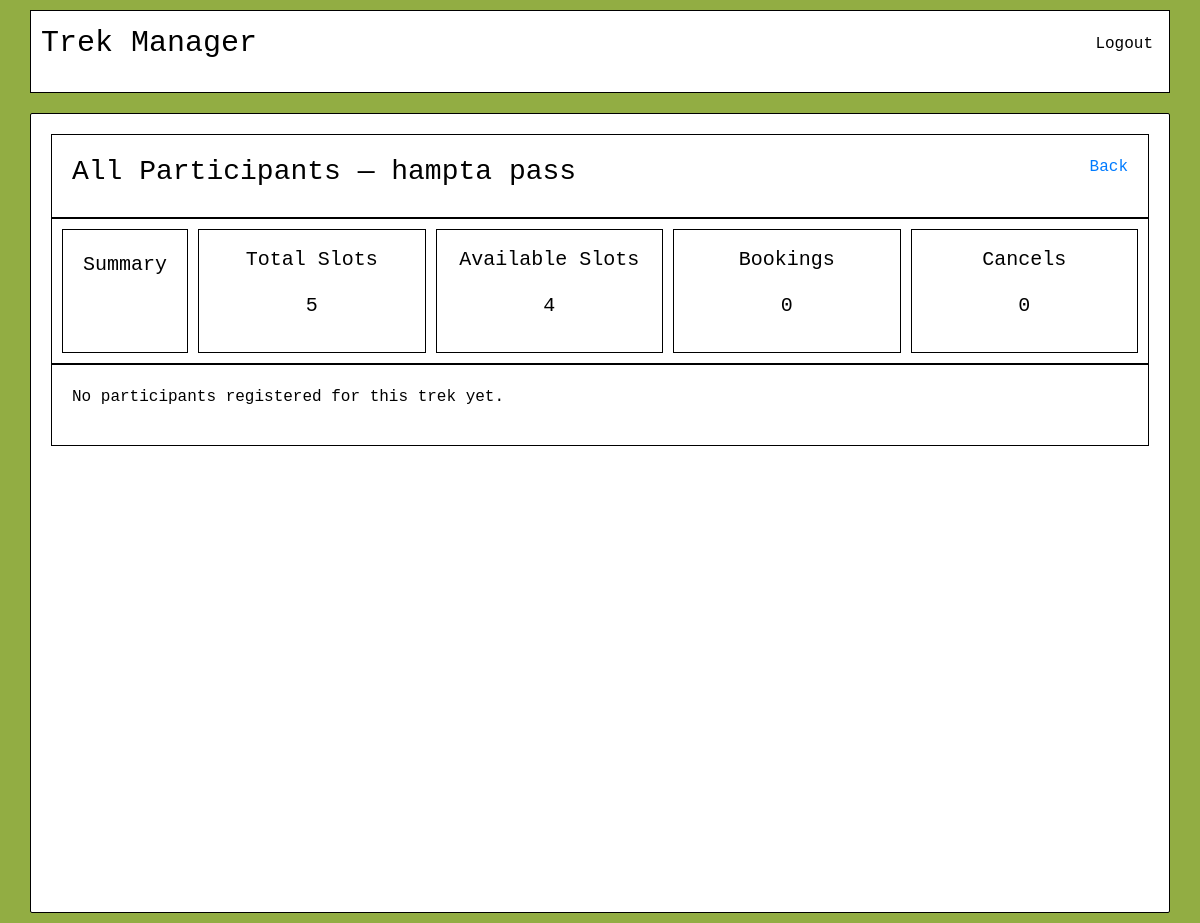
Screenshot of /staff/registered_trekkers/5 (signed in) with the database file from the repository.
### models.py (models this page shows)
class Trek(db.Model):
    __tablename__ = "treks"
    id = db.Column(db.Integer, primary_key=True)
    title = db.Column(db.String(150), nullable=False)
    location = db.Column(db.String(100), nullable=False)
    difficulty = db.Column(db.String(20), nullable=False)
    duration = db.Column(db.Integer, nullable=False)
    total_slots = db.Column(db.Integer, nullable=False)
    available_slots = db.Column(db.Integer, nullable=False)
    status = db.Column(db.String(20), default="Pending")   # will track Open / Closed / Completed
    start_date = db.Column(db.DateTime, nullable=False)
    end_date = db.Column(db.DateTime, nullable=False)
    is_removed = db.Column(db.Boolean, nullable=False, default=False)
    staff_id = db.Column(db.Integer, db.ForeignKey("users.id"), nullable=True)
    bookings = db.relationship("Booking", backref="trek", lazy=True)

### staff.py (the view)
@staff.route("/registered_trekkers/<int:trek_id>", methods=['POST', 'GET'])
def registered_trekkers(trek_id):
    trek = Trek.query.get(trek_id)
    all_participants = Booking.query.filter_by(trek_id=trek.id).all()
    count_bookings = Booking.query.filter_by(trek_id=trek.id, status="Booked").count()
    count_cancels = Booking.query.filter_by(trek_id=trek.id, status="Cancelled").count()
    return render_template("staff/registered_trekkers.html", all_participants=all_participants, trek=trek, count_bookings=count_bookings, count_cancels=count_cancels)

### staff.py (called while the page is built)
@staff.before_request
def check_staff():
    if not session.get('user_id'):
        flash("Please log in to continue.", "error")
        return redirect(url_for('auth.login'))
    if session.get('role') != "Staff":
        flash("Unauthorised access.", "warning")
        return redirect(url_for('auth.login'))

### templates/staff/registered_trekkers.html (shortened to what this page needs)
{% extends "base.html" %}
{% block content %}
<div class="dash-container">
    <div class="admin-dash-head">
        <h3>All Participants — {{ trek.title }}</h3>
        <a href="{{ url_for('staff.dashboard') }}">Back</a>
    </div>
    <div class="dash-stats">
        <div class="admin-dash-head">
            <p>Summary</p>
        </div>
        <div class="dash-sum">
            <p>Total Slots</p>
            <p>{{ trek.total_slots }}</p>
        </div>
        <div class="dash-sum">
            <p>Available Slots</p>
            <p>{{ trek.available_slots }}</p>
        </div>
        <div class="dash-sum">
            <p>Bookings</p>
            <p>{{ count_bookings }}</p>
        </div>
        <div class="dash-sum">
            <p>Cancels</p>
            <p>{{ count_cancels }}</p>
        </div>
    </div>
    <div class="list-box">
        <div class="trek-list">
            {% if all_participants %}
            <table>
                <tr>
                    <th>Id</th>
                    <th>Name</th>
                    <th>Email</th>
                    <th>Booked On</th>
                    <th>Status</th>
                    <th>Payment</th>
                    <th>Action</th>
                </tr>
                {% for participant in all_participants %}
                <tr>
                    <td>{{ participant.id }}</td>
                    <td>{{ participant.trekker.name }}</td>
                    <td>{{ participant.trekker.email }}</td>
                    <td>{{ participant.booking_date.strftime('%d %b %Y') }}</td>
                    <td>{{ participant.status }}</td>
                    <td>{{ participant.payment_status }}</td>
                    <td>
                        {% if booking.status=="Booked" %}
                            <form action="{{ url_for('staff.cancel_booking', booking_id=booking.id) }}" method="POST">
                                <button type="submit">Cancel</button>
                            </form>
                        {% else %}
                            <p>Cancelled</p>
                        {% endif %}
                    </td>
                </tr>
                {% endfor %}
            </table>
            {% else %}
                <p>No participants registered for this trek yet.</p>
            {% endif %}
        </div>
    </div>
</div>
{% endblock %}

### static/style.css (style rules this page uses)
* { margin: 0; padding: 0; font-family: monospace; box-sizing: border-box; }
body { background-color: rgb(146, 173, 67); display: flex; flex-direction: column; align-items: center; min-height: 100vh; }
.dash-container { margin: 10px auto; padding: 20px; width: 95%; min-height: 100vh; border: 1px solid black; border-radius: 2px; color: rgb(0, 0, 0); background-color: rgb(255, 255, 255); }
.dash-stats { border: 1px solid black; padding: 10px; display: flex; flex-direction: row; width: 100%; font-size: x-large; gap: 10px; }
.dash-sum { padding: 15px; flex: 1; text-align: center; border: 1px solid black; color: rgb(0, 0, 0); background-color: rgb(255, 255, 255); }
.admin-dash-head { border: 1px solid black; display: flex; justify-content: space-between; padding: 20px; }
.trek-list { border: 1px solid black; padding: 20px; overflow-x: auto; }

### rows the page displays
Trek: title "hampta pass", total_slots "5", available_slots "4"

### other values shown
{{ count_bookings }} "0"
{{ count_cancels }} "0"
